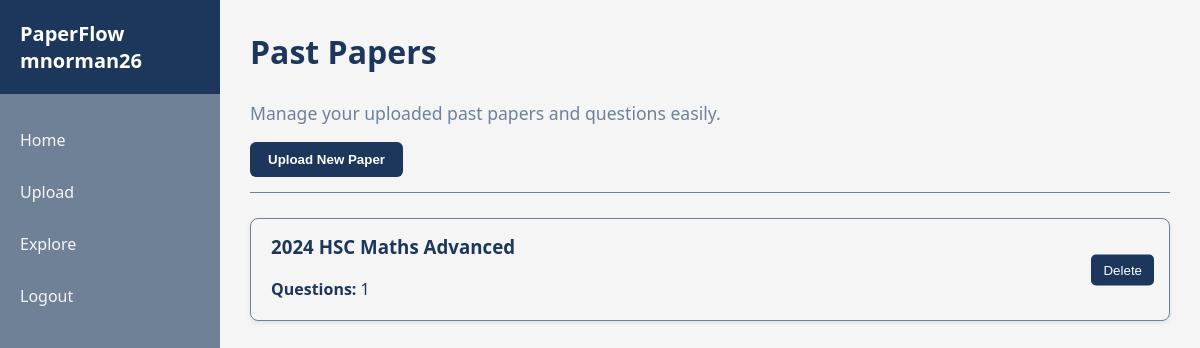
Screenshot of / (signed in) with the database file from the repository.
### models.py (models this page shows)
class User(db.Model, UserMixin):
    __tablename__ = 'user'
    id = db.Column(db.Integer, primary_key=True)
    username = db.Column(db.String(150), unique=True, nullable=False)
    password_hash = db.Column(db.String(200), nullable=False)
    papers = db.relationship('UserPaper', backref='user', lazy=True)

class PastPaper(db.Model):
    id = db.Column(db.Integer, primary_key=True)
    filename = db.Column(db.String(200), nullable=False)
    questions = db.relationship(
        'Question',
        backref='paper',
        lazy=True,
        cascade="all, delete-orphan"
    )
    uploaded_at = db.Column(db.DateTime, default=db.func.now())
    owner_id = db.Column(db.Integer, db.ForeignKey('user.id'), nullable=False)

### app.py (the view)
@app.route('/')
@login_required
def index():
    links = UserPaper.query.filter_by(user_id=current_user.id).all()
    papers = [PastPaper.query.get(link.paper_id) for link in links]
    return render_template('index.html', papers=papers)

### app.py (called while the page is built)
@login_manager.user_loader
def load_user(user_id):
    user = User.query.filter_by(id=int(user_id)).first()
    return user

@app.context_processor
def inject_user():
    return dict(user=current_user)

def format_filename(filename):
    name = str(filename).split('_', 1)[-1]
    name = os.path.splitext(name)[0]
    name = re.sub(r'[-_]+', ' ', name)
    words = name.split()
    formatted = []
    for w in words:
        if w.upper() in ["HSC", "IB", "PDF"]:
            formatted.append(w.upper())
        else:
            formatted.append(w.capitalize())
    return " ".join(formatted)

@app.context_processor
def utility_processor():
    return dict(format_filename=format_filename)

### templates/index.html (shortened to what this page needs)
{% extends "base.html" %}
{% block content %}
<header>
    <h1>Past Papers</h1>
    {% from "macros.html" import flash_messages %}
    <p>Manage your uploaded past papers and questions easily.</p>
    <a href="{{ url_for('upload') }}"><button>Upload New Paper</button></a>
</header>
<section>
    {% if papers %}
        <div class="papers-list">
            {% for paper in papers %}
                <div class="paper-card-wrapper">
                    <a href="{{ url_for('view_paper', paper_id=paper.id) }}" class="paper-card-link">
                        <div class="paper-card">
                            <div class="paper-info">
                                <h3>{{ format_filename(paper.filename) }}</h3>
                                <p><strong>Questions:</strong> {{ paper.questions|length }}</p>
                            </div>
                            {% if paper.owner_id == current_user.id %}
                                <form class="delete-form" action="{{ url_for('delete_paper', paper_id=paper.id) }}" method="POST"
                                    onsubmit="return confirm('Are you sure you want to delete this past paper?');">
                                    <button type="submit" class="card-btn delete-btn">Delete</button>
                                </form>
                            {% else %}
                                <form class="delete-form" action="{{ url_for('remove_paper', paper_id=paper.id) }}" method="POST"
                                    onsubmit="return confirm('Are you sure you want to remove this past paper from your papers?');">
                                    <button type="submit" class="card-btn delete-btn">Remove</button>
                                </form>
                            {% endif %}
                        </div>
                    </a>
                </div>
            {% endfor %}
        </div>
    {% else %}
        <p>No past papers uploaded yet. Use the button above to upload one.</p>
    {% endif %}
</section>
{% endblock %}

### templates/base.html (shortened to what this page needs)
<!DOCTYPE html>
<html lang="en">
<head>
    <link rel="stylesheet" href="{{ url_for('static', filename='css/style.css') }}">
</head>
<body>
    <nav class="sidebar">
    <div class="brand">
        PaperFlow
        {% if current_user.is_authenticated %}
            <span class="user-tag">{{ current_user.username }}</span>
        {% endif %}
    </div>
        <div class="nav-links">
            {% if current_user.is_authenticated %}
                <a href="{{ url_for('index') }}">Home</a>
                <a href="{{ url_for('upload') }}">Upload</a>
                <a href="{{ url_for('explore') }}">Explore</a>
                <a href="{{ url_for('logout') }}">Logout</a>
            {% else %}
                <a href="{{ url_for('login') }}">Login</a>
                <a href="{{ url_for('register') }}">Register</a>
            {% endif %}
        </div>
    </nav>
    <div class="main-content">
        {% block content %}{% endblock %}
    </div>
</body>
</html>

### static/css/style.css (style rules this page uses)
html, body { height: 100%; margin: 0; font-family: 'Segoe UI', Tahoma, Geneva, Verdana, sans-serif; background-color: #f5f5f5; color: #1c375b; }
.sidebar { position: fixed; top: 0; left: 0; width: 220px; height: 100vh; display: flex; flex-direction: column; background-color: #6f8197; }
.sidebar .brand { padding: 20px; font-size: 20px; font-weight: bold; background-color: #1c375b; color: white; }
.sidebar .nav-links { flex-grow: 1; display: flex; flex-direction: column; padding-top: 20px; }
.sidebar .nav-links a { padding: 15px 20px; text-decoration: none; color: #f5f5f5; font-weight: 500; }
.main-content { margin-left: 220px; padding: 30px; }
header { text-align: left; margin-bottom: 25px; padding-bottom: 15px; border-bottom: 1px solid #6f8197; }
header h1 { font-size: 2em; margin: 0; color: #1c375b; padding-bottom: 10px; }
header p { font-size: 1.1em; color: #6f8197; }
button, .btn-primary { background-color: #1c375b; color: white; border: none; padding: 10px 18px; border-radius: 6px; cursor: pointer; font-weight: 600; transition: all 0.2s; text-decoration: none; display: inline-block; text-align: center; }
.paper-card-wrapper { margin-bottom: 15px; position: relative; }
.paper-card-link { display: block; text-decoration: none; }
.paper-card { background-color: #f5f5f5; padding: 15px 20px; border-radius: 8px; border: 1px solid #6f8197; box-shadow: 0 2px 4px rgba(28,55,91,0.1); position: relative; transition: transform 0.1s, box-shadow 0.2s; }
.paper-card h3 { margin-top: 0; color: #1c375b; }
.paper-card p { margin: 5px 0; }
.delete-form { position: absolute; top: 50%; right: 15px; transform: translateY(-50%); }
.card-btn.delete-btn { background-color: #1c375b; color: white; border: none; padding: 8px 12px; border-radius: 5px; cursor: pointer; font-weight: 500; }
a { text-decoration: none; color: inherit; }

### rows the page displays
User: username "mnorman26"
PastPaper: filename "2024 HSC Maths Advanced", questions|length "1"
